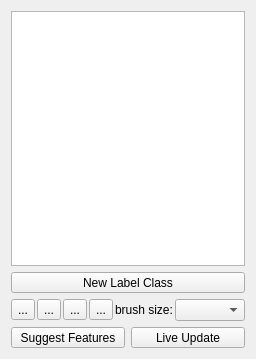
<?xml version="1.0" encoding="UTF-8"?>
<ui version="4.0">
 <class>containingWidget</class>
 <widget class="QWidget" name="containingWidget">
  <property name="geometry">
   <rect>
    <x>0</x>
    <y>0</y>
    <width>256</width>
    <height>359</height>
   </rect>
  </property>
  <property name="sizePolicy">
   <sizepolicy hsizetype="Preferred" vsizetype="Preferred">
    <horstretch>1</horstretch>
    <verstretch>0</verstretch>
   </sizepolicy>
  </property>
  <property name="minimumSize">
   <size>
    <width>256</width>
    <height>0</height>
   </size>
  </property>
  <property name="baseSize">
   <size>
    <width>0</width>
    <height>0</height>
   </size>
  </property>
  <property name="windowTitle">
   <string>Form</string>
  </property>
  <layout class="QVBoxLayout" name="verticalLayout">
   <item>
    <widget class="LabelListView" name="labelListView">
     <property name="sizePolicy">
      <sizepolicy hsizetype="Minimum" vsizetype="MinimumExpanding">
       <horstretch>0</horstretch>
       <verstretch>0</verstretch>
      </sizepolicy>
     </property>
     <property name="minimumSize">
      <size>
       <width>0</width>
       <height>0</height>
      </size>
     </property>
    </widget>
   </item>
   <item>
    <widget class="QToolButton" name="AddLabelButton">
     <property name="sizePolicy">
      <sizepolicy hsizetype="Expanding" vsizetype="Fixed">
       <horstretch>0</horstretch>
       <verstretch>0</verstretch>
      </sizepolicy>
     </property>
     <property name="styleSheet">
      <string notr="true"/>
     </property>
     <property name="text">
      <string>New Label Class</string>
     </property>
     <property name="icon">
      <iconset>
       <normaloff>../../shell/gui/icons/16x16/actions/list-add.png</normaloff>../../shell/gui/icons/16x16/actions/list-add.png</iconset>
     </property>
     <property name="toolButtonStyle">
      <enum>Qt::ToolButtonTextBesideIcon</enum>
     </property>
    </widget>
   </item>
   <item>
    <layout class="QHBoxLayout" name="horizontalLayout">
     <property name="spacing">
      <number>2</number>
     </property>
     <property name="sizeConstraint">
      <enum>QLayout::SetDefaultConstraint</enum>
     </property>
     <item>
      <widget class="QToolButton" name="arrowToolButton">
       <property name="text">
        <string>...</string>
       </property>
      </widget>
     </item>
     <item>
      <widget class="QToolButton" name="paintToolButton">
       <property name="text">
        <string>...</string>
       </property>
      </widget>
     </item>
     <item>
      <widget class="QToolButton" name="eraserToolButton">
       <property name="text">
        <string>...</string>
       </property>
       <property name="autoRaise">
        <bool>false</bool>
       </property>
      </widget>
     </item>
     <item>
      <widget class="QToolButton" name="thresToolButton">
       <property name="text">
        <string>...</string>
       </property>
      </widget>
     </item>
     <item>
      <spacer name="horizontalSpacer_3">
       <property name="orientation">
        <enum>Qt::Horizontal</enum>
       </property>
       <property name="sizeHint" stdset="0">
        <size>
         <width>20</width>
         <height>20</height>
        </size>
       </property>
      </spacer>
     </item>
     <item>
      <widget class="QLabel" name="brushSizeCaption">
       <property name="text">
        <string>brush size:</string>
       </property>
      </widget>
     </item>
     <item>
      <widget class="QComboBox" name="brushSizeComboBox">
       <property name="sizePolicy">
        <sizepolicy hsizetype="Expanding" vsizetype="Fixed">
         <horstretch>0</horstretch>
         <verstretch>0</verstretch>
        </sizepolicy>
       </property>
       <property name="sizeAdjustPolicy">
        <enum>QComboBox::AdjustToContents</enum>
       </property>
      </widget>
     </item>
    </layout>
   </item>
   <item>
    <layout class="QHBoxLayout" name="horizontalLayout_2">
     <item>
      <widget class="QToolButton" name="suggestFeaturesButton">
       <property name="sizePolicy">
        <sizepolicy hsizetype="Expanding" vsizetype="Fixed">
         <horstretch>0</horstretch>
         <verstretch>0</verstretch>
        </sizepolicy>
       </property>
       <property name="toolTip">
        <string>Suggest which features to use for prediction</string>
       </property>
       <property name="text">
        <string>Suggest Features</string>
       </property>
       <property name="checkable">
        <bool>false</bool>
       </property>
       <property name="toolButtonStyle">
        <enum>Qt::ToolButtonTextBesideIcon</enum>
       </property>
      </widget>
     </item>
     <item>
      <widget class="QToolButton" name="liveUpdateButton">
       <property name="sizePolicy">
        <sizepolicy hsizetype="Expanding" vsizetype="Fixed">
         <horstretch>0</horstretch>
         <verstretch>0</verstretch>
        </sizepolicy>
       </property>
       <property name="text">
        <string>Live Update</string>
       </property>
       <property name="checkable">
        <bool>true</bool>
       </property>
       <property name="toolButtonStyle">
        <enum>Qt::ToolButtonTextBesideIcon</enum>
       </property>
      </widget>
     </item>
    </layout>
   </item>
  </layout>
 </widget>
 <customwidgets>
  <customwidget>
   <class>LabelListView</class>
   <extends>QTableView</extends>
   <header>ilastik.widgets.labelListView</header>
  </customwidget>
 </customwidgets>
 <resources/>
 <connections/>
</ui>
